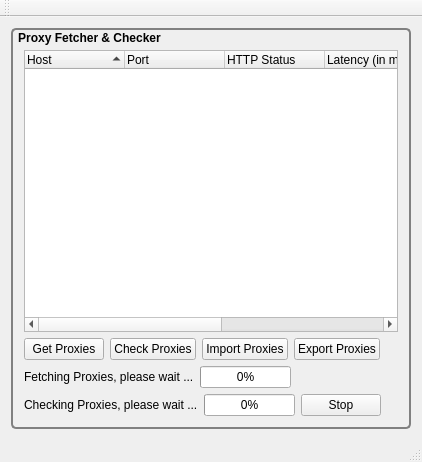
<?xml version="1.0" encoding="UTF-8"?>
<ui version="4.0">
 <class>Proxy</class>
 <widget class="QMainWindow" name="Proxy">
  <property name="geometry">
   <rect>
    <x>0</x>
    <y>0</y>
    <width>422</width>
    <height>462</height>
   </rect>
  </property>
  <property name="windowTitle">
   <string>Proxy</string>
  </property>
  <widget class="QWidget" name="centralWidget">
   <layout class="QGridLayout" name="gridLayout_2">
    <item row="0" column="0">
     <widget class="QGroupBox" name="ProxyFetcherChecker_groupBox">
      <property name="font">
       <font>
        <weight>75</weight>
        <bold>true</bold>
       </font>
      </property>
      <property name="styleSheet">
       <string notr="true">QGroupBox {
     border: 2px solid gray;
     border-radius: 5px;
/*    margin-top: 1ex;*/ /* leave space at the top for the title */
 }

 QGroupBox::title {
background-color: transparent;
     subcontrol-position: top left; /* position at the top left*/ 
/*     padding:2 13px;*/
    padding: 3 3px;
/*     subcontrol-origin: margin;*/
 }</string>
      </property>
      <property name="title">
       <string>Proxy Fetcher &amp;&amp; Checker</string>
      </property>
      <property name="alignment">
       <set>Qt::AlignLeading|Qt::AlignLeft|Qt::AlignTop</set>
      </property>
      <layout class="QGridLayout" name="gridLayout">
       <property name="topMargin">
        <number>20</number>
       </property>
       <item row="0" column="0" colspan="2">
        <widget class="QTreeWidget" name="ProxyFetcherChecker_treeWidget">
         <property name="sizePolicy">
          <sizepolicy hsizetype="Expanding" vsizetype="Expanding">
           <horstretch>0</horstretch>
           <verstretch>0</verstretch>
          </sizepolicy>
         </property>
         <property name="minimumSize">
          <size>
           <width>200</width>
           <height>150</height>
          </size>
         </property>
         <property name="alternatingRowColors">
          <bool>true</bool>
         </property>
         <property name="selectionMode">
          <enum>QAbstractItemView::ExtendedSelection</enum>
         </property>
         <property name="sortingEnabled">
          <bool>true</bool>
         </property>
         <property name="columnCount">
          <number>7</number>
         </property>
         <column>
          <property name="text">
           <string>Host</string>
          </property>
         </column>
         <column>
          <property name="text">
           <string>Port</string>
          </property>
         </column>
         <column>
          <property name="text">
           <string>HTTP Status</string>
          </property>
         </column>
         <column>
          <property name="text">
           <string>Latency (in ms)</string>
          </property>
         </column>
         <column>
          <property name="text">
           <string>Country</string>
          </property>
         </column>
         <column>
          <property name="text">
           <string>SSL</string>
          </property>
         </column>
         <column>
          <property name="text">
           <string>Anonymous</string>
          </property>
         </column>
        </widget>
       </item>
       <item row="1" column="0" colspan="2">
        <layout class="QHBoxLayout" name="horizontalLayout_5">
         <item>
          <widget class="QPushButton" name="GetProxies_pushButton">
           <property name="sizePolicy">
            <sizepolicy hsizetype="Fixed" vsizetype="Fixed">
             <horstretch>0</horstretch>
             <verstretch>0</verstretch>
            </sizepolicy>
           </property>
           <property name="text">
            <string>Get Proxies</string>
           </property>
          </widget>
         </item>
         <item>
          <widget class="QPushButton" name="CheckProxies_pushButton">
           <property name="sizePolicy">
            <sizepolicy hsizetype="Fixed" vsizetype="Fixed">
             <horstretch>0</horstretch>
             <verstretch>0</verstretch>
            </sizepolicy>
           </property>
           <property name="text">
            <string>Check Proxies</string>
           </property>
          </widget>
         </item>
         <item>
          <widget class="QPushButton" name="ImportProxies_pushButton">
           <property name="sizePolicy">
            <sizepolicy hsizetype="Fixed" vsizetype="Fixed">
             <horstretch>0</horstretch>
             <verstretch>0</verstretch>
            </sizepolicy>
           </property>
           <property name="text">
            <string>Import Proxies</string>
           </property>
          </widget>
         </item>
         <item>
          <widget class="QPushButton" name="ExportProxies_pushButton">
           <property name="sizePolicy">
            <sizepolicy hsizetype="Fixed" vsizetype="Fixed">
             <horstretch>0</horstretch>
             <verstretch>0</verstretch>
            </sizepolicy>
           </property>
           <property name="text">
            <string>Export Proxies</string>
           </property>
          </widget>
         </item>
         <item>
          <spacer name="horizontalSpacer">
           <property name="orientation">
            <enum>Qt::Horizontal</enum>
           </property>
           <property name="sizeHint" stdset="0">
            <size>
             <width>17</width>
             <height>17</height>
            </size>
           </property>
          </spacer>
         </item>
        </layout>
       </item>
       <item row="2" column="0" colspan="2">
        <layout class="QHBoxLayout" name="horizontalLayout_2">
         <item>
          <widget class="QLabel" name="ProxyFetching_label">
           <property name="sizePolicy">
            <sizepolicy hsizetype="Fixed" vsizetype="Fixed">
             <horstretch>0</horstretch>
             <verstretch>0</verstretch>
            </sizepolicy>
           </property>
           <property name="text">
            <string>Fetching Proxies, please wait ...</string>
           </property>
          </widget>
         </item>
         <item>
          <widget class="QProgressBar" name="ProxyFetching_progressBar">
           <property name="sizePolicy">
            <sizepolicy hsizetype="Fixed" vsizetype="Fixed">
             <horstretch>0</horstretch>
             <verstretch>0</verstretch>
            </sizepolicy>
           </property>
           <property name="value">
            <number>0</number>
           </property>
           <property name="alignment">
            <set>Qt::AlignCenter</set>
           </property>
          </widget>
         </item>
         <item>
          <spacer name="horizontalSpacer_2">
           <property name="orientation">
            <enum>Qt::Horizontal</enum>
           </property>
           <property name="sizeHint" stdset="0">
            <size>
             <width>40</width>
             <height>20</height>
            </size>
           </property>
          </spacer>
         </item>
        </layout>
       </item>
       <item row="3" column="0" colspan="2">
        <layout class="QHBoxLayout" name="horizontalLayout_6">
         <item>
          <widget class="QLabel" name="ProxyChecking_label">
           <property name="sizePolicy">
            <sizepolicy hsizetype="Fixed" vsizetype="Fixed">
             <horstretch>0</horstretch>
             <verstretch>0</verstretch>
            </sizepolicy>
           </property>
           <property name="text">
            <string>Checking Proxies, please wait ...</string>
           </property>
          </widget>
         </item>
         <item>
          <widget class="QProgressBar" name="ProxyChecking_progressBar">
           <property name="sizePolicy">
            <sizepolicy hsizetype="Fixed" vsizetype="Fixed">
             <horstretch>0</horstretch>
             <verstretch>0</verstretch>
            </sizepolicy>
           </property>
           <property name="value">
            <number>0</number>
           </property>
           <property name="alignment">
            <set>Qt::AlignCenter</set>
           </property>
          </widget>
         </item>
         <item>
          <widget class="QPushButton" name="stopChecking_pushButton">
           <property name="sizePolicy">
            <sizepolicy hsizetype="Fixed" vsizetype="Fixed">
             <horstretch>0</horstretch>
             <verstretch>0</verstretch>
            </sizepolicy>
           </property>
           <property name="text">
            <string>Stop</string>
           </property>
          </widget>
         </item>
         <item>
          <spacer name="horizontalSpacer_6">
           <property name="orientation">
            <enum>Qt::Horizontal</enum>
           </property>
           <property name="sizeHint" stdset="0">
            <size>
             <width>17</width>
             <height>20</height>
            </size>
           </property>
          </spacer>
         </item>
        </layout>
       </item>
      </layout>
     </widget>
    </item>
   </layout>
  </widget>
  <widget class="QMenuBar" name="menuBar">
   <property name="geometry">
    <rect>
     <x>0</x>
     <y>0</y>
     <width>422</width>
     <height>18</height>
    </rect>
   </property>
  </widget>
  <widget class="QToolBar" name="mainToolBar">
   <attribute name="toolBarArea">
    <enum>TopToolBarArea</enum>
   </attribute>
   <attribute name="toolBarBreak">
    <bool>false</bool>
   </attribute>
  </widget>
  <widget class="QStatusBar" name="statusBar"/>
 </widget>
 <layoutdefault spacing="6" margin="11"/>
 <resources/>
 <connections/>
</ui>
